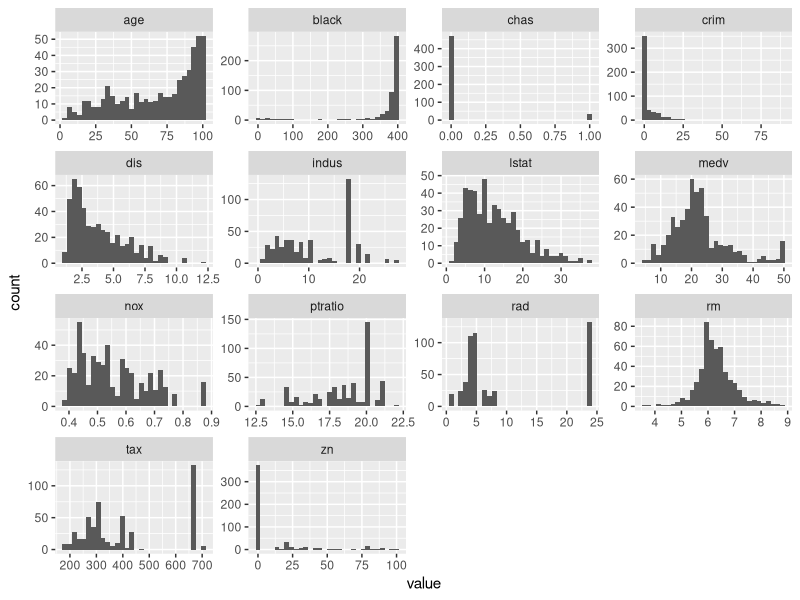
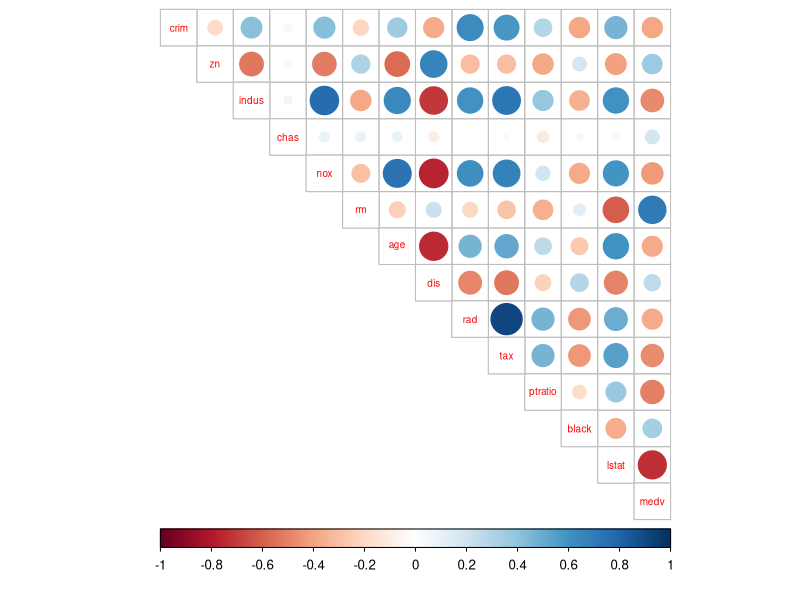
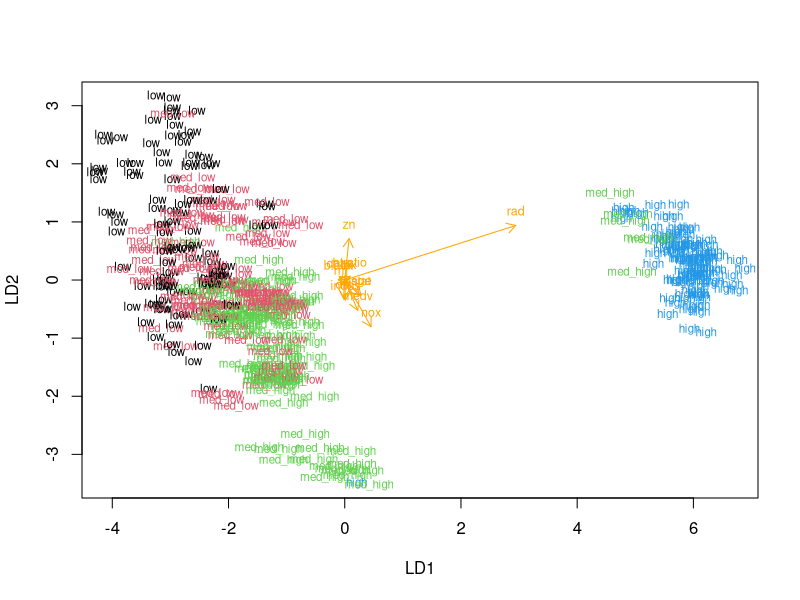
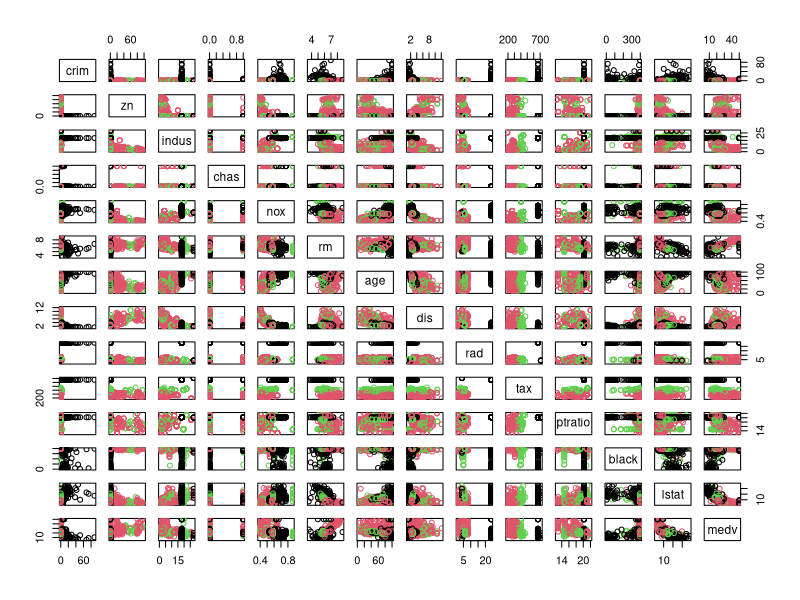

Write the R code that produced these figures, in order.
## ---- chunk 1
knitr::opts_chunk$set(echo = TRUE)
## ---- chunk 2
library(magrittr)
library(MASS)
library(ggplot2)
library(tidyr)
library(corrplot)
library(GGally)


data("Boston")
str(Boston)
summary(Boston)

Boston %>%
  purrr::keep(is.numeric) %>% 
  tidyr::gather() %>% 
  ggplot(aes(value)) +
  facet_wrap(~ key, scales = "free") +
  geom_histogram()


#graphical overview
cor_matrix<-cor(Boston) %>% round(digits = 2)

# print the correlation matrix
cor_matrix

# visualize the correlation matrix
corrplot(cor_matrix, method="circle", type="upper", cl.pos="b", tl.pos="d", tl.cex = 0.6)
## ---- chunk 3
boston_scaled <- as.data.frame(scale(Boston))
summary(boston_scaled)
## ---- chunk 4
# summary of the scaled crime rate
summary(boston_scaled$crim)

# create a quantile vector of crim and print it
bins <- quantile(boston_scaled$crim)
bins

# create a categorical variable 'crime'
crime <- cut(boston_scaled$crim, breaks = bins, include.lowest = TRUE, labels = c("low", "med_low", "med_high", "high"))

# look at the table of the new factor crime
table(crime)

# remove original crim from the dataset
boston_scaled <- dplyr::select(boston_scaled, -crim)

# add the new categorical value to scaled data
boston_scaled <- data.frame(boston_scaled, crime)
## ---- chunk 5

# number of rows in the Boston dataset 
n <- nrow(boston_scaled)

# choose randomly 80% of the rows

ind <- sample(n,  size = n * 0.8)

# create train set
train <- boston_scaled[ind,]

# create test set 
test <- boston_scaled[-ind,]

# save the correct classes from test data
correct_classes <- test$crime

# remove the crime variable from test data
test <- dplyr::select(test, -crime)
## ---- chunk 6
lda.fit <- lda(crime ~ ., data = train)

# print the lda.fit object
lda.fit
## ---- chunk 7
lda.arrows <- function(x, myscale = 1, arrow_heads = 0.1, color = "orange", tex = 0.75, choices = c(1,2)){
  heads <- coef(x)
  arrows(x0 = 0, y0 = 0, 
         x1 = myscale * heads[,choices[1]], 
         y1 = myscale * heads[,choices[2]], col=color, length = arrow_heads)
  text(myscale * heads[,choices], labels = row.names(heads), 
       cex = tex, col=color, pos=3)
}

# target classes as numeric
classes <- as.numeric(train$crime)

# plot the lda results
plot(lda.fit, dimen = 2, col = classes, pch = classes)
lda.arrows(lda.fit, myscale = 1)
## ---- chunk 8
#The crime variable has already been saved as vector.
#It's also not required to remove the crime variable from the test data. 
## test <- dplyr::select(test, -crime)

lda.pred <- predict(lda.fit, newdata = test)

# cross tabulate the results
table(correct = correct_classes, predicted = lda.pred$class)


## ---- chunk 9
# Reload Boston dataset.
data("Boston")

# standardize variables
boston_scaled <- scale(Boston)

boston_scaled <- as.data.frame(boston_scaled)

dist_eu <- dist(boston_scaled)
summary(dist_eu)
## ---- chunk 10

# k-means clustering
km <-kmeans(Boston, centers = 3)

# plot the Boston dataset with clusters
pairs(Boston, col = km$cluster)
## ---- chunk 11

